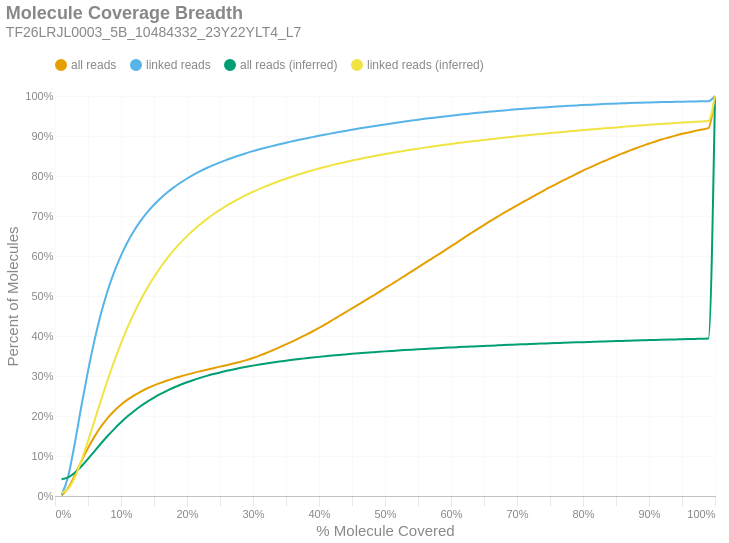

Write notebook code for a chart like this one.
### Markdown cell above
### Molecule Read Coverage
This chart shows molecule coverage breadth as computed by the number of bases aligned to that molecule. In other words, "*how much of each unique long molecule is actually sequenced/aligned?*" Keep in mind there is a distinction between sequences and alignments, since some sequences belonging to a particular molecule may not align well and wouldn't appear in the alignment data. This chart also shows molecule coverage breadth as computed by the *inferred fragment* from which the aligned sequences originate. Unlike read coverage, this calculation takes into account the total insert size, including unsequenced gaps between the forward and reverse reads. Like the previous figures, these are cumulative percents.

### Code cell
if SKIPLR:
    print_html(f"Skipped")
else:
    binned_df = consolidated_hist(valids['coverage_bp'], mask, 0.01, True)
    binned_df_inf = consolidated_hist(valids['coverage_inserts'], mask, 0.01, True)
    binned_df = binned_df.with_columns(pl.lit(binned_df_inf['all reads (cumsum)']).alias('all reads (inferred)'))
    binned_df = binned_df.with_columns(pl.lit(binned_df_inf['linked reads (cumsum)']).alias('linked reads (inferred)'))
    binned_df = binned_df.with_columns(
        (pl.col('bin').cast(pl.Float64) + 0.01).alias('right_edge')
    )

    with SafeRender(binned_df):
        (
            density_plot(binned_df, 'Molecule Coverage Breadth', samplename, 'molcov', ['all reads (inferred)','linked reads (inferred)'])
            .encode(
                #x=alt.X('bin:Q', title="% Molecule Covered").axis(format = '%').scale(padding=0),
                x=alt.X('right_edge:Q', title="% Molecule Covered").axis(format='%').scale(padding=0),
                y=alt.Y('value:Q', title='Percent of Molecules')
                    .axis(format='%')
                    .stack(False)
                    .scale(domainMin=0, padding=0),
                color=alt.Color("key:N").scale(domain = ["all reads", "linked reads", "all reads (inferred)", "linked reads (inferred)"]),
                tooltip = [
                    alt.Tooltip("key:N", title = "Data Type"),
                    alt.Tooltip("range_label:N", title="% Molecule Covered"),
                    alt.Tooltip("value:Q", format = ".2%", title="% Molecules")
                ]
            )
        ).display()

### Figure 1 — Vega-Lite specification as saved in the notebook (floating-point values rounded to 4 significant figures)
{"width": "container", "height": 400, "config": {"title": {"anchor": "start", "dy": -15, "fontSize": 18, "color": "#888888", "subtitleColor": "#888888", "subtitleFontSize": 14}, "arc": {"fill": "#0072B2"}, "axis": {"domainColor": "#888888", "domainWidth": 0.5, "gridWidth": 0.2, "grid": false, "titleFontWeight": 400, "titleFontSize": 15, "labelFontSize": 11, "labelColor": "#888888", "tickColor": "#888888", "tickWidth": 0.2, "titleColor": "#888888"}, "axisBand": {"grid": false}, "axisX": {"grid": true, "tickSize": 10, "domainCap": "round"}, "axisY": {"domain": false, "grid": true, "tickSize": 0, "domainCap": "round"}, "background": "transparent", "header": {"labelFontSize": 15, "labelColor": "#888888", "titleFontSize": 15, "titleFontWeight": 600, "titleColor": "#888888"}, "legend": {"labelFont": "sans-serif", "labelFontSize": 12, "labelColor": "#888888", "symbolSize": 100, "symbolType": "circle", "titleFontSize": 12, "titlePadding": 10, "titleColor": "#888888", "title": null, "orient": "top"}, "range": {"category": ["#E69F00", "#56B4E9", "#009E73", "#F0E442", "#0072B2", "#D55E00", "#CC79A7", "#000000"], "diverging": ["#cfe8f3", "#a2d4ec", "#73bfe2", "#46abdb", "#1696d2", "#12719e"]}, "area": {"fill": "#0072B2", "fillOpacity": 0.7, "line": true, "strokeOpacity": 0.7}, "line": {"color": "#0072B2", "stroke": "#0072B2", "strokeWidth": 2}, "trail": {"color": "#0072B2", "stroke": "#0072B2", "strokeWidth": 0, "size": 1}, "point": {"filled": true, "fillOpacity": 1.0, "size": 95}, "text": {"color": "#888888", "fontSize": 11, "align": "right", "fontWeight": 400, "size": 11}, "bar": {"fill": "#0072B2", "stroke": null}, "view": {"stroke": null, "continuousWidth": 660, "continuousHeight": 400}}, "data": {"name": "data-035ab7a0922e6e51c552e5a745532e2a"}, "mark": {"type": "line", "interpolate": "monotone", "point": {"opacity": 0, "size": 275}}, "encoding": {"color": {"field": "key", "scale": {"domain": ["all reads", "linked reads", "all reads (inferred)", "linked reads (inferred)"]}, "type": "nominal"}, "tooltip": [{"field": "key", "title": "Data Type", "type": "nominal"}, {"field": "range_label", "title": "% Molecule Covered", "type": "nominal"}, {"field": "value", "format": ".2%", "title": "% Molecules", "type": "quantitative"}], "x": {"axis": {"format": "%"}, "field": "right_edge", "scale": {"padding": 0}, "title": "% Molecule Covered", "type": "quantitative"}, "y": {"axis": {"format": "%"}, "field": "value", "scale": {"domainMin": 0, "padding": 0}, "stack": false, "title": "Percent of Molecules", "type": "quantitative"}}, "params": [{"name": "param_c36ac31b6afebe62", "select": {"type": "point", "fields": ["key"]}, "bind": "legend"}], "title": {"text": "Molecule Coverage Breadth", "subtitle": "TF26LRJL0003_5B_10484332_23Y22YLT4_L7"}, "transform": [{"fold": ["all reads (cumsum)", "linked reads (cumsum)", "all reads (inferred)", "linked reads (inferred)"]}, {"calculate": "replace(datum.key, ' (cumsum)', '')", "as": "key"}, {"filter": {"param": "param_c36ac31b6afebe62"}}], "usermeta": {"embedOptions": {"downloadFileName": "TF26LRJL0003_5B_10484332_23Y22YLT4_L7.molcov"}}, "$schema": "https://vega.github.io/schema/vega-lite/v6.4.1.json", "datasets": {"data-035ab7a0922e6e51c552e5a745532e2a": [{"bin": "0.0", "interval": "0.0-0.01", "all reads": 0.00149, "linked reads": 0.002873, "all reads (cumsum)": 0.00149, "linked reads (cumsum)": 0.002873, "range_label": "0.0-0.01", "all reads (inferred)": 0.042, "linked reads (inferred)": 0.007144, "right_edge": 0.01}, {"bin": "0.01", "interval": "0.01-0.02", "all reads": 0.01874, "linked reads": 0.04673, "all reads (cumsum)": 0.02023, "linked reads (cumsum)": 0.0496, "range_label": "0.01-0.02", "all reads (inferred)": 0.04673, "linked reads (inferred)": 0.01766, "right_edge": 0.02}, {"bin": "0.02", "interval": "0.02-0.03", "all reads": 0.0316, "linked reads": 0.08231, "all reads (cumsum)": 0.05183, "linked reads (cumsum)": 0.1319, "range_label": "0.02-0.03", "all reads (inferred)": 0.05821, "linked reads (inferred)": 0.04662, "right_edge": 0.03}, {"bin": "0.03", "interval": "0.03-0.04", "all reads": 0.03508, "linked reads": 0.09297, "all reads (cumsum)": 0.08691, "linked reads (cumsum)": 0.2249, "range_label": "0.03-0.04", "all reads (inferred)": 0.07429, "linked reads (inferred)": 0.08858, "right_edge": 0.04}, {"bin": "0.04", "interval": "0.04-0.05", "all reads": 0.03281, "linked reads": 0.0873, "all reads (cumsum)": 0.1197, "linked reads (cumsum)": 0.3122, "range_label": "0.04-0.05", "all reads (inferred)": 0.09275, "linked reads (inferred)": 0.1372, "right_edge": 0.05}, {"bin": "0.05", "interval": "0.05-0.06", "all reads": 0.02939, "linked reads": 0.07838, "all reads (cumsum)": 0.1491, "linked reads (cumsum)": 0.3906, "range_label": "0.05-0.06", "all reads (inferred)": 0.1123, "linked reads (inferred)": 0.1893, "right_edge": 0.06}, {"bin": "0.06", "interval": "0.06-0.07", "all reads": 0.02529, "linked reads": 0.06752, "all reads (cumsum)": 0.1744, "linked reads (cumsum)": 0.4581, "range_label": "0.06-0.07", "all reads (inferred)": 0.1318, "linked reads (inferred)": 0.2414, "right_edge": 0.07}, {"bin": "0.07", "interval": "0.07-0.08", "all reads": 0.02115, "linked reads": 0.05642, "all reads (cumsum)": 0.1955, "linked reads (cumsum)": 0.5145, "range_label": "0.07-0.08", "all reads (inferred)": 0.1505, "linked reads (inferred)": 0.2913, "right_edge": 0.08}, {"bin": "0.08", "interval": "0.08-0.09", "all reads": 0.01767, "linked reads": 0.04711, "all reads (cumsum)": 0.2132, "linked reads (cumsum)": 0.5616, "range_label": "0.08-0.09", "all reads (inferred)": 0.1679, "linked reads (inferred)": 0.3379, "right_edge": 0.09}, {"bin": "0.09", "interval": "0.09-0.1", "all reads": 0.01487, "linked reads": 0.03951, "all reads (cumsum)": 0.2281, "linked reads (cumsum)": 0.6011, "range_label": "0.09-0.1", "all reads (inferred)": 0.1842, "linked reads (inferred)": 0.3815, "right_edge": 0.1}, {"bin": "0.1", "interval": "0.1-0.11", "all reads": 0.0127, "linked reads": 0.03367, "all reads (cumsum)": 0.2408, "linked reads (cumsum)": 0.6348, "range_label": "0.1-0.11", "all reads (inferred)": 0.1991, "linked reads (inferred)": 0.4214, "right_edge": 0.11}, {"bin": "0.11", "interval": "0.11-0.12", "all reads": 0.01088, "linked reads": 0.02873, "all reads (cumsum)": 0.2517, "linked reads (cumsum)": 0.6635, "range_label": "0.11-0.12", "all reads (inferred)": 0.2127, "linked reads (inferred)": 0.4578, "right_edge": 0.12}, {"bin": "0.12", "interval": "0.12-0.13", "all reads": 0.009449, "linked reads": 0.02475, "all reads (cumsum)": 0.2611, "linked reads (cumsum)": 0.6883, "range_label": "0.12-0.13", "all reads (inferred)": 0.225, "linked reads (inferred)": 0.4908, "right_edge": 0.13}, {"bin": "0.13", "interval": "0.13-0.14", "all reads": 0.008218, "linked reads": 0.02136, "all reads (cumsum)": 0.2693, "linked reads (cumsum)": 0.7096, "range_label": "0.13-0.14", "all reads (inferred)": 0.2361, "linked reads (inferred)": 0.5207, "right_edge": 0.14}, {"bin": "0.14", "interval": "0.14-0.15", "all reads": 0.007178, "linked reads": 0.01835, "all reads (cumsum)": 0.2765, "linked reads (cumsum)": 0.728, "range_label": "0.14-0.15", "all reads (inferred)": 0.2462, "linked reads (inferred)": 0.5475, "right_edge": 0.15}, {"bin": "0.15", "interval": "0.15-0.16", "all reads": 0.006427, "linked reads": 0.01626, "all reads (cumsum)": 0.2829, "linked reads (cumsum)": 0.7442, "range_label": "0.15-0.16", "all reads (inferred)": 0.2553, "linked reads (inferred)": 0.5719, "right_edge": 0.16}, {"bin": "0.16", "interval": "0.16-0.17", "all reads": 0.00581, "linked reads": 0.01448, "all reads (cumsum)": 0.2887, "linked reads (cumsum)": 0.7587, "range_label": "0.16-0.17", "all reads (inferred)": 0.2636, "linked reads (inferred)": 0.5942, "right_edge": 0.17}, {"bin": "0.17", "interval": "0.17-0.18", "all reads": 0.00525, "linked reads": 0.01276, "all reads (cumsum)": 0.294, "linked reads (cumsum)": 0.7715, "range_label": "0.17-0.18", "all reads (inferred)": 0.2712, "linked reads (inferred)": 0.6145, "right_edge": 0.18}, {"bin": "0.18", "interval": "0.18-0.19", "all reads": 0.004871, "linked reads": 0.01155, "all reads (cumsum)": 0.2989, "linked reads (cumsum)": 0.783, "range_label": "0.18-0.19", "all reads (inferred)": 0.2781, "linked reads (inferred)": 0.6329, "right_edge": 0.19}, {"bin": "0.19", "interval": "0.19-0.2", "all reads": 0.00462, "linked reads": 0.01074, "all reads (cumsum)": 0.3035, "linked reads (cumsum)": 0.7938, "range_label": "0.19-0.2", "all reads (inferred)": 0.2844, "linked reads (inferred)": 0.6497, "right_edge": 0.2}, {"bin": "0.2", "interval": "0.2-0.21", "all reads": 0.004272, "linked reads": 0.009628, "all reads (cumsum)": 0.3078, "linked reads (cumsum)": 0.8034, "range_label": "0.2-0.21", "all reads (inferred)": 0.2901, "linked reads (inferred)": 0.665, "right_edge": 0.21}, {"bin": "0.21", "interval": "0.21-0.22", "all reads": 0.004001, "linked reads": 0.008577, "all reads (cumsum)": 0.3118, "linked reads (cumsum)": 0.812, "range_label": "0.21-0.22", "all reads (inferred)": 0.2954, "linked reads (inferred)": 0.6792, "right_edge": 0.22}, {"bin": "0.22", "interval": "0.22-0.23", "all reads": 0.003933, "linked reads": 0.007994, "all reads (cumsum)": 0.3157, "linked reads (cumsum)": 0.82, "range_label": "0.22-0.23", "all reads (inferred)": 0.3003, "linked reads (inferred)": 0.6922, "right_edge": 0.23}, {"bin": "0.23", "interval": "0.23-0.24", "all reads": 0.003892, "linked reads": 0.007329, "all reads (cumsum)": 0.3196, "linked reads (cumsum)": 0.8273, "range_label": "0.23-0.24", "all reads (inferred)": 0.3048, "linked reads (inferred)": 0.7044, "right_edge": 0.24}, {"bin": "0.24", "interval": "0.24-0.25", "all reads": 0.003826, "linked reads": 0.006844, "all reads (cumsum)": 0.3234, "linked reads (cumsum)": 0.8342, "range_label": "0.24-0.25", "all reads (inferred)": 0.309, "linked reads (inferred)": 0.7154, "right_edge": 0.25}, {"bin": "0.25", "interval": "0.25-0.26", "all reads": 0.003664, "linked reads": 0.006124, "all reads (cumsum)": 0.3271, "linked reads (cumsum)": 0.8403, "range_label": "0.25-0.26", "all reads (inferred)": 0.3129, "linked reads (inferred)": 0.7258, "right_edge": 0.26}, {"bin": "0.26", "interval": "0.26-0.27", "all reads": 0.003934, "linked reads": 0.006042, "all reads (cumsum)": 0.331, "linked reads (cumsum)": 0.8463, "range_label": "0.26-0.27", "all reads (inferred)": 0.3165, "linked reads (inferred)": 0.7354, "right_edge": 0.27}, {"bin": "0.27", "interval": "0.27-0.28", "all reads": 0.004211, "linked reads": 0.005611, "all reads (cumsum)": 0.3352, "linked reads (cumsum)": 0.8519, "range_label": "0.27-0.28", "all reads (inferred)": 0.3198, "linked reads (inferred)": 0.7443, "right_edge": 0.28}, {"bin": "0.28", "interval": "0.28-0.29", "all reads": 0.004561, "linked reads": 0.005176, "all reads (cumsum)": 0.3398, "linked reads (cumsum)": 0.8571, "range_label": "0.28-0.29", "all reads (inferred)": 0.323, "linked reads (inferred)": 0.7527, "right_edge": 0.29}, {"bin": "0.29", "interval": "0.29-0.3", "all reads": 0.005141, "linked reads": 0.004977, "all reads (cumsum)": 0.3449, "linked reads (cumsum)": 0.8621, "range_label": "0.29-0.3", "all reads (inferred)": 0.326, "linked reads (inferred)": 0.7606, "right_edge": 0.3}, {"bin": "0.3", "interval": "0.3-0.31", "all reads": 0.005912, "linked reads": 0.004627, "all reads (cumsum)": 0.3508, "linked reads (cumsum)": 0.8667, "range_label": "0.3-0.31", "all reads (inferred)": 0.3287, "linked reads (inferred)": 0.7679, "right_edge": 0.31}, {"bin": "0.31", "interval": "0.31-0.32", "all reads": 0.00659, "linked reads": 0.004386, "all reads (cumsum)": 0.3574, "linked reads (cumsum)": 0.8711, "range_label": "0.31-0.32", "all reads (inferred)": 0.3313, "linked reads (inferred)": 0.7748, "right_edge": 0.32}, {"bin": "0.32", "interval": "0.32-0.33", "all reads": 0.007, "linked reads": 0.004222, "all reads (cumsum)": 0.3644, "linked reads (cumsum)": 0.8753, "range_label": "0.32-0.33", "all reads (inferred)": 0.3338, "linked reads (inferred)": 0.7814, "right_edge": 0.33}, {"bin": "0.33", "interval": "0.33-0.34", "all reads": 0.007107, "linked reads": 0.00389, "all reads (cumsum)": 0.3715, "linked reads (cumsum)": 0.8792, "range_label": "0.33-0.34", "all reads (inferred)": 0.3361, "linked reads (inferred)": 0.7875, "right_edge": 0.34}, {"bin": "0.34", "interval": "0.34-0.35", "all reads": 0.007514, "linked reads": 0.003955, "all reads (cumsum)": 0.379, "linked reads (cumsum)": 0.8832, "range_label": "0.34-0.35", "all reads (inferred)": 0.3383, "linked reads (inferred)": 0.7932, "right_edge": 0.35}, {"bin": "0.35", "interval": "0.35-0.36", "all reads": 0.007588, "linked reads": 0.003662, "all reads (cumsum)": 0.3866, "linked reads (cumsum)": 0.8868, "range_label": "0.35-0.36", "all reads (inferred)": 0.3404, "linked reads (inferred)": 0.7989, "right_edge": 0.36}, {"bin": "0.36", "interval": "0.36-0.37", "all reads": 0.007933, "linked reads": 0.003606, "all reads (cumsum)": 0.3946, "linked reads (cumsum)": 0.8904, "range_label": "0.36-0.37", "all reads (inferred)": 0.3424, "linked reads (inferred)": 0.8042, "right_edge": 0.37}, {"bin": "0.37", "interval": "0.37-0.38", "all reads": 0.008261, "linked reads": 0.003496, "all reads (cumsum)": 0.4028, "linked reads (cumsum)": 0.8939, "range_label": "0.37-0.38", "all reads (inferred)": 0.3443, "linked reads (inferred)": 0.8092, "right_edge": 0.38}, {"bin": "0.38", "interval": "0.38-0.39", "all reads": 0.008436, "linked reads": 0.003294, "all reads (cumsum)": 0.4113, "linked reads (cumsum)": 0.8972, "range_label": "0.38-0.39", "all reads (inferred)": 0.3461, "linked reads (inferred)": 0.814, "right_edge": 0.39}, {"bin": "0.39", "interval": "0.39-0.4", "all reads": 0.00895, "linked reads": 0.003269, "all reads (cumsum)": 0.4202, "linked reads (cumsum)": 0.9005, "range_label": "0.39-0.4", "all reads (inferred)": 0.3478, "linked reads (inferred)": 0.8185, "right_edge": 0.4}, {"bin": "0.4", "interval": "0.4-0.41", "all reads": 0.009295, "linked reads": 0.003065, "all reads (cumsum)": 0.4295, "linked reads (cumsum)": 0.9036, "range_label": "0.4-0.41", "all reads (inferred)": 0.3494, "linked reads (inferred)": 0.8229, "right_edge": 0.41}, {"bin": "0.41", "interval": "0.41-0.42", "all reads": 0.009849, "linked reads": 0.003107, "all reads (cumsum)": 0.4394, "linked reads (cumsum)": 0.9067, "range_label": "0.41-0.42", "all reads (inferred)": 0.351, "linked reads (inferred)": 0.8271, "right_edge": 0.42}, {"bin": "0.42", "interval": "0.42-0.43", "all reads": 0.01004, "linked reads": 0.00309, "all reads (cumsum)": 0.4494, "linked reads (cumsum)": 0.9098, "range_label": "0.42-0.43", "all reads (inferred)": 0.3525, "linked reads (inferred)": 0.8311, "right_edge": 0.43}, {"bin": "0.43", "interval": "0.43-0.44", "all reads": 0.009903, "linked reads": 0.002997, "all reads (cumsum)": 0.4593, "linked reads (cumsum)": 0.9128, "range_label": "0.43-0.44", "all reads (inferred)": 0.354, "linked reads (inferred)": 0.8348, "right_edge": 0.44}, {"bin": "0.44", "interval": "0.44-0.45", "all reads": 0.009902, "linked reads": 0.002903, "all reads (cumsum)": 0.4692, "linked reads (cumsum)": 0.9157, "range_label": "0.44-0.45", "all reads (inferred)": 0.3554, "linked reads (inferred)": 0.8385, "right_edge": 0.45}, {"bin": "0.45", "interval": "0.45-0.46", "all reads": 0.009873, "linked reads": 0.002865, "all reads (cumsum)": 0.4791, "linked reads (cumsum)": 0.9185, "range_label": "0.45-0.46", "all reads (inferred)": 0.3567, "linked reads (inferred)": 0.8421, "right_edge": 0.46}, {"bin": "0.46", "interval": "0.46-0.47", "all reads": 0.009925, "linked reads": 0.002718, "all reads (cumsum)": 0.489, "linked reads (cumsum)": 0.9212, "range_label": "0.46-0.47", "all reads (inferred)": 0.358, "linked reads (inferred)": 0.8454, "right_edge": 0.47}, {"bin": "0.47", "interval": "0.47-0.48", "all reads": 0.01013, "linked reads": 0.002635, "all reads (cumsum)": 0.4991, "linked reads (cumsum)": 0.9239, "range_label": "0.47-0.48", "all reads (inferred)": 0.3592, "linked reads (inferred)": 0.8486, "right_edge": 0.48}, {"bin": "0.48", "interval": "0.48-0.49", "all reads": 0.009748, "linked reads": 0.002585, "all reads (cumsum)": 0.5089, "linked reads (cumsum)": 0.9265, "range_label": "0.48-0.49", "all reads (inferred)": 0.3604, "linked reads (inferred)": 0.8518, "right_edge": 0.49}, {"bin": "0.49", "interval": "0.49-0.5", "all reads": 0.01097, "linked reads": 0.002557, "all reads (cumsum)": 0.5198, "linked reads (cumsum)": 0.929, "range_label": "0.49-0.5", "all reads (inferred)": 0.3616, "linked reads (inferred)": 0.8548, "right_edge": 0.5}, {"bin": "0.5", "interval": "0.5-0.51", "all reads": 0.009493, "linked reads": 0.002449, "all reads (cumsum)": 0.5293, "linked reads (cumsum)": 0.9315, "range_label": "0.5-0.51", "all reads (inferred)": 0.3627, "linked reads (inferred)": 0.8577, "right_edge": 0.51}, {"bin": "0.51", "interval": "0.51-0.52", "all reads": 0.01068, "linked reads": 0.002538, "all reads (cumsum)": 0.54, "linked reads (cumsum)": 0.934, "range_label": "0.51-0.52", "all reads (inferred)": 0.3637, "linked reads (inferred)": 0.8604, "right_edge": 0.52}, {"bin": "0.52", "interval": "0.52-0.53", "all reads": 0.01041, "linked reads": 0.002306, "all reads (cumsum)": 0.5504, "linked reads (cumsum)": 0.9363, "range_label": "0.52-0.53", "all reads (inferred)": 0.3648, "linked reads (inferred)": 0.8632, "right_edge": 0.53}, {"bin": "0.53", "interval": "0.53-0.54", "all reads": 0.01059, "linked reads": 0.00219, "all reads (cumsum)": 0.561, "linked reads (cumsum)": 0.9385, "range_label": "0.53-0.54", "all reads (inferred)": 0.3658, "linked reads (inferred)": 0.8658, "right_edge": 0.54}, {"bin": "0.54", "interval": "0.54-0.55", "all reads": 0.01044, "linked reads": 0.002244, "all reads (cumsum)": 0.5715, "linked reads (cumsum)": 0.9407, "range_label": "0.54-0.55", "all reads (inferred)": 0.3668, "linked reads (inferred)": 0.8684, "right_edge": 0.55}, {"bin": "0.55", "interval": "0.55-0.56", "all reads": 0.01062, "linked reads": 0.002188, "all reads (cumsum)": 0.5821, "linked reads (cumsum)": 0.9429, "range_label": "0.55-0.56", "all reads (inferred)": 0.3677, "linked reads (inferred)": 0.8709, "right_edge": 0.56}, {"bin": "0.56", "interval": "0.56-0.57", "all reads": 0.01035, "linked reads": 0.001986, "all reads (cumsum)": 0.5924, "linked reads (cumsum)": 0.9449, "range_label": "0.56-0.57", "all reads (inferred)": 0.3687, "linked reads (inferred)": 0.8734, "right_edge": 0.57}, {"bin": "0.57", "interval": "0.57-0.58", "all reads": 0.01029, "linked reads": 0.002033, "all reads (cumsum)": 0.6027, "linked reads (cumsum)": 0.947, "range_label": "0.57-0.58", "all reads (inferred)": 0.3696, "linked reads (inferred)": 0.8757, "right_edge": 0.58}, {"bin": "0.58", "interval": "0.58-0.59", "all reads": 0.01067, "linked reads": 0.001904, "all reads (cumsum)": 0.6134, "linked reads (cumsum)": 0.9489, "range_label": "0.58-0.59", "all reads (inferred)": 0.3704, "linked reads (inferred)": 0.878, "right_edge": 0.59}, {"bin": "0.59", "interval": "0.59-0.6", "all reads": 0.01085, "linked reads": 0.001911, "all reads (cumsum)": 0.6242, "linked reads (cumsum)": 0.9508, "range_label": "0.59-0.6", "all reads (inferred)": 0.3713, "linked reads (inferred)": 0.8801, "right_edge": 0.6}, {"bin": "0.6", "interval": "0.6-0.61", "all reads": 0.01053, "linked reads": 0.001828, "all reads (cumsum)": 0.6348, "linked reads (cumsum)": 0.9526, "range_label": "0.6-0.61", "all reads (inferred)": 0.3721, "linked reads (inferred)": 0.8823, "right_edge": 0.61}, {"bin": "0.61", "interval": "0.61-0.62", "all reads": 0.01106, "linked reads": 0.001776, "all reads (cumsum)": 0.6458, "linked reads (cumsum)": 0.9544, "range_label": "0.61-0.62", "all reads (inferred)": 0.3729, "linked reads (inferred)": 0.8844, "right_edge": 0.62}, {"bin": "0.62", "interval": "0.62-0.63", "all reads": 0.01057, "linked reads": 0.001833, "all reads (cumsum)": 0.6564, "linked reads (cumsum)": 0.9562, "range_label": "0.62-0.63", "all reads (inferred)": 0.3737, "linked reads (inferred)": 0.8863, "right_edge": 0.63}, {"bin": "0.63", "interval": "0.63-0.64", "all reads": 0.01059, "linked reads": 0.001727, "all reads (cumsum)": 0.667, "linked reads (cumsum)": 0.9579, "range_label": "0.63-0.64", "all reads (inferred)": 0.3745, "linked reads (inferred)": 0.8884, "right_edge": 0.64}, {"bin": "0.64", "interval": "0.64-0.65", "all reads": 0.01034, "linked reads": 0.001553, "all reads (cumsum)": 0.6773, "linked reads (cumsum)": 0.9595, "range_label": "0.64-0.65", "all reads (inferred)": 0.3752, "linked reads (inferred)": 0.8903, "right_edge": 0.65}, {"bin": "0.65", "interval": "0.65-0.66", "all reads": 0.01047, "linked reads": 0.001613, "all reads (cumsum)": 0.6878, "linked reads (cumsum)": 0.9611, "range_label": "0.65-0.66", "all reads (inferred)": 0.3759, "linked reads (inferred)": 0.8921, "right_edge": 0.66}, {"bin": "0.66", "interval": "0.66-0.67", "all reads": 0.009817, "linked reads": 0.001434, "all reads (cumsum)": 0.6976, "linked reads (cumsum)": 0.9625, "range_label": "0.66-0.67", "all reads (inferred)": 0.3766, "linked reads (inferred)": 0.8939, "right_edge": 0.67}, {"bin": "0.67", "interval": "0.67-0.68", "all reads": 0.009939, "linked reads": 0.001401, "all reads (cumsum)": 0.7076, "linked reads (cumsum)": 0.9639, "range_label": "0.67-0.68", "all reads (inferred)": 0.3773, "linked reads (inferred)": 0.8958, "right_edge": 0.68}, {"bin": "0.68", "interval": "0.68-0.69", "all reads": 0.009613, "linked reads": 0.001374, "all reads (cumsum)": 0.7172, "linked reads (cumsum)": 0.9653, "range_label": "0.68-0.69", "all reads (inferred)": 0.378, "linked reads (inferred)": 0.8976, "right_edge": 0.69}, {"bin": "0.69", "interval": "0.69-0.7", "all reads": 0.00955, "linked reads": 0.001352, "all reads (cumsum)": 0.7267, "linked reads (cumsum)": 0.9667, "range_label": "0.69-0.7", "all reads (inferred)": 0.3787, "linked reads (inferred)": 0.8994, "right_edge": 0.7}, {"bin": "0.7", "interval": "0.7-0.71", "all reads": 0.009108, "linked reads": 0.001297, "all reads (cumsum)": 0.7358, "linked reads (cumsum)": 0.968, "range_label": "0.7-0.71", "all reads (inferred)": 0.3794, "linked reads (inferred)": 0.901, "right_edge": 0.71}, {"bin": "0.71", "interval": "0.71-0.72", "all reads": 0.009089, "linked reads": 0.001186, "all reads (cumsum)": 0.7449, "linked reads (cumsum)": 0.9691, "range_label": "0.71-0.72", "all reads (inferred)": 0.38, "linked reads (inferred)": 0.9027, "right_edge": 0.72}, {"bin": "0.72", "interval": "0.72-0.73", "all reads": 0.009186, "linked reads": 0.001186, "all reads (cumsum)": 0.7541, "linked reads (cumsum)": 0.9703, "range_label": "0.72-0.73", "all reads (inferred)": 0.3806, "linked reads (inferred)": 0.9043, "right_edge": 0.73}, {"bin": "0.73", "interval": "0.73-0.74", "all reads": 0.00881, "linked reads": 0.001157, "all reads (cumsum)": 0.7629, "linked reads (cumsum)": 0.9715, "range_label": "0.73-0.74", "all reads (inferred)": 0.3812, "linked reads (inferred)": 0.9058, "right_edge": 0.74}, {"bin": "0.74", "interval": "0.74-0.75", "all reads": 0.009159, "linked reads": 0.001111, "all reads (cumsum)": 0.7721, "linked reads (cumsum)": 0.9726, "range_label": "0.74-0.75", "all reads (inferred)": 0.3818, "linked reads (inferred)": 0.9074, "right_edge": 0.75}, {"bin": "0.75", "interval": "0.75-0.76", "all reads": 0.008351, "linked reads": 0.001065, "all reads (cumsum)": 0.7804, "linked reads (cumsum)": 0.9737, "range_label": "0.75-0.76", "all reads (inferred)": 0.3824, "linked reads (inferred)": 0.9089, "right_edge": 0.76}, {"bin": "0.76", "interval": "0.76-0.77", "all reads": 0.008439, "linked reads": 0.0009867, "all reads (cumsum)": 0.7889, "linked reads (cumsum)": 0.9746, "range_label": "0.76-0.77", "all reads (inferred)": 0.383, "linked reads (inferred)": 0.9103, "right_edge": 0.77}, {"bin": "0.77", "interval": "0.77-0.78", "all reads": 0.008326, "linked reads": 0.0009609, "all reads (cumsum)": 0.7972, "linked reads (cumsum)": 0.9756, "range_label": "0.77-0.78", "all reads (inferred)": 0.3835, "linked reads (inferred)": 0.9118, "right_edge": 0.78}, {"bin": "0.78", "interval": "0.78-0.79", "all reads": 0.007967, "linked reads": 0.0008937, "all reads (cumsum)": 0.8052, "linked reads (cumsum)": 0.9765, "range_label": "0.78-0.79", "all reads (inferred)": 0.3841, "linked reads (inferred)": 0.9132, "right_edge": 0.79}, {"bin": "0.79", "interval": "0.79-0.8", "all reads": 0.008352, "linked reads": 0.0008433, "all reads (cumsum)": 0.8135, "linked reads (cumsum)": 0.9773, "range_label": "0.79-0.8", "all reads (inferred)": 0.3847, "linked reads (inferred)": 0.9147, "right_edge": 0.8}, {"bin": "0.8", "interval": "0.8-0.81", "all reads": 0.007399, "linked reads": 0.0008276, "all reads (cumsum)": 0.8209, "linked reads (cumsum)": 0.9782, "range_label": "0.8-0.81", "all reads (inferred)": 0.3852, "linked reads (inferred)": 0.9161, "right_edge": 0.81}, {"bin": "0.81", "interval": "0.81-0.82", "all reads": 0.007456, "linked reads": 0.0008153, "all reads (cumsum)": 0.8284, "linked reads (cumsum)": 0.979, "range_label": "0.81-0.82", "all reads (inferred)": 0.3857, "linked reads (inferred)": 0.9175, "right_edge": 0.82}, {"bin": "0.82", "interval": "0.82-0.83", "all reads": 0.00747, "linked reads": 0.0007515, "all reads (cumsum)": 0.8358, "linked reads (cumsum)": 0.9797, "range_label": "0.82-0.83", "all reads (inferred)": 0.3862, "linked reads (inferred)": 0.9188, "right_edge": 0.83}, {"bin": "0.83", "interval": "0.83-0.84", "all reads": 0.007075, "linked reads": 0.0006854, "all reads (cumsum)": 0.8429, "linked reads (cumsum)": 0.9804, "range_label": "0.83-0.84", "all reads (inferred)": 0.3868, "linked reads (inferred)": 0.9202, "right_edge": 0.84}, {"bin": "0.84", "interval": "0.84-0.85", "all reads": 0.006876, "linked reads": 0.0006574, "all reads (cumsum)": 0.8498, "linked reads (cumsum)": 0.9811, "range_label": "0.84-0.85", "all reads (inferred)": 0.3873, "linked reads (inferred)": 0.9215, "right_edge": 0.85}, {"bin": "0.85", "interval": "0.85-0.86", "all reads": 0.006784, "linked reads": 0.0006832, "all reads (cumsum)": 0.8566, "linked reads (cumsum)": 0.9818, "range_label": "0.85-0.86", "all reads (inferred)": 0.3878, "linked reads (inferred)": 0.9228, "right_edge": 0.86}, {"bin": "0.86", "interval": "0.86-0.87", "all reads": 0.006344, "linked reads": 0.0005667, "all reads (cumsum)": 0.8629, "linked reads (cumsum)": 0.9823, "range_label": "0.86-0.87", "all reads (inferred)": 0.3883, "linked reads (inferred)": 0.9242, "right_edge": 0.87}, {"bin": "0.87", "interval": "0.87-0.88", "all reads": 0.006367, "linked reads": 0.000551, "all reads (cumsum)": 0.8693, "linked reads (cumsum)": 0.9829, "range_label": "0.87-0.88", "all reads (inferred)": 0.3888, "linked reads (inferred)": 0.9255, "right_edge": 0.88}, {"bin": "0.88", "interval": "0.88-0.89", "all reads": 0.005926, "linked reads": 0.0004928, "all reads (cumsum)": 0.8752, "linked reads (cumsum)": 0.9834, "range_label": "0.88-0.89", "all reads (inferred)": 0.3893, "linked reads (inferred)": 0.9267, "right_edge": 0.89}, {"bin": "0.89", "interval": "0.89-0.9", "all reads": 0.005897, "linked reads": 0.0005006, "all reads (cumsum)": 0.8811, "linked reads (cumsum)": 0.9839, "range_label": "0.89-0.9", "all reads (inferred)": 0.3898, "linked reads (inferred)": 0.928, "right_edge": 0.9}, {"bin": "0.9", "interval": "0.9-0.91", "all reads": 0.005236, "linked reads": 0.0004424, "all reads (cumsum)": 0.8863, "linked reads (cumsum)": 0.9843, "range_label": "0.9-0.91", "all reads (inferred)": 0.3902, "linked reads (inferred)": 0.9292, "right_edge": 0.91}, {"bin": "0.91", "interval": "0.91-0.92", "all reads": 0.00557, "linked reads": 0.0004413, "all reads (cumsum)": 0.8919, "linked reads (cumsum)": 0.9848, "range_label": "0.91-0.92", "all reads (inferred)": 0.3907, "linked reads (inferred)": 0.9303, "right_edge": 0.92}, {"bin": "0.92", "interval": "0.92-0.93", "all reads": 0.004386, "linked reads": 0.0003617, "all reads (cumsum)": 0.8963, "linked reads (cumsum)": 0.9851, "range_label": "0.92-0.93", "all reads (inferred)": 0.3911, "linked reads (inferred)": 0.9314, "right_edge": 0.93}, {"bin": "0.93", "interval": "0.93-0.94", "all reads": 0.004586, "linked reads": 0.0003976, "all reads (cumsum)": 0.9009, "linked reads (cumsum)": 0.9855, "range_label": "0.93-0.94", "all reads (inferred)": 0.3915, "linked reads (inferred)": 0.9324, "right_edge": 0.94}, {"bin": "0.94", "interval": "0.94-0.95", "all reads": 0.004525, "linked reads": 0.0003225, "all reads (cumsum)": 0.9054, "linked reads (cumsum)": 0.9858, "range_label": "0.94-0.95", "all reads (inferred)": 0.3919, "linked reads (inferred)": 0.9335, "right_edge": 0.95}, {"bin": "0.95", "interval": "0.95-0.96", "all reads": 0.003586, "linked reads": 0.0003259, "all reads (cumsum)": 0.909, "linked reads (cumsum)": 0.9862, "range_label": "0.95-0.96", "all reads (inferred)": 0.3923, "linked reads (inferred)": 0.9345, "right_edge": 0.96}, {"bin": "0.96", "interval": "0.96-0.97", "all reads": 0.003787, "linked reads": 0.0003069, "all reads (cumsum)": 0.9128, "linked reads (cumsum)": 0.9865, "range_label": "0.96-0.97", "all reads (inferred)": 0.3927, "linked reads (inferred)": 0.9355, "right_edge": 0.97}, {"bin": "0.97", "interval": "0.97-0.98", "all reads": 0.003492, "linked reads": 0.0002721, "all reads (cumsum)": 0.9163, "linked reads (cumsum)": 0.9867, "range_label": "0.97-0.98", "all reads (inferred)": 0.3932, "linked reads (inferred)": 0.9365, "right_edge": 0.98}, {"bin": "0.98", "interval": "0.98-0.99", "all reads": 0.003282, "linked reads": 0.0002587, "all reads (cumsum)": 0.9196, "linked reads (cumsum)": 0.987, "range_label": "0.98-0.99", "all reads (inferred)": 0.3936, "linked reads (inferred)": 0.9376, "right_edge": 0.99}, {"bin": "0.99", "interval": "0.99-1.0", "all reads": 0.08044, "linked reads": 0.01299, "all reads (cumsum)": 1.0, "linked reads (cumsum)": 1.0, "range_label": "0.99-1.0", "all reads (inferred)": 1.0, "linked reads (inferred)": 1.0, "right_edge": 1.0}]}}
